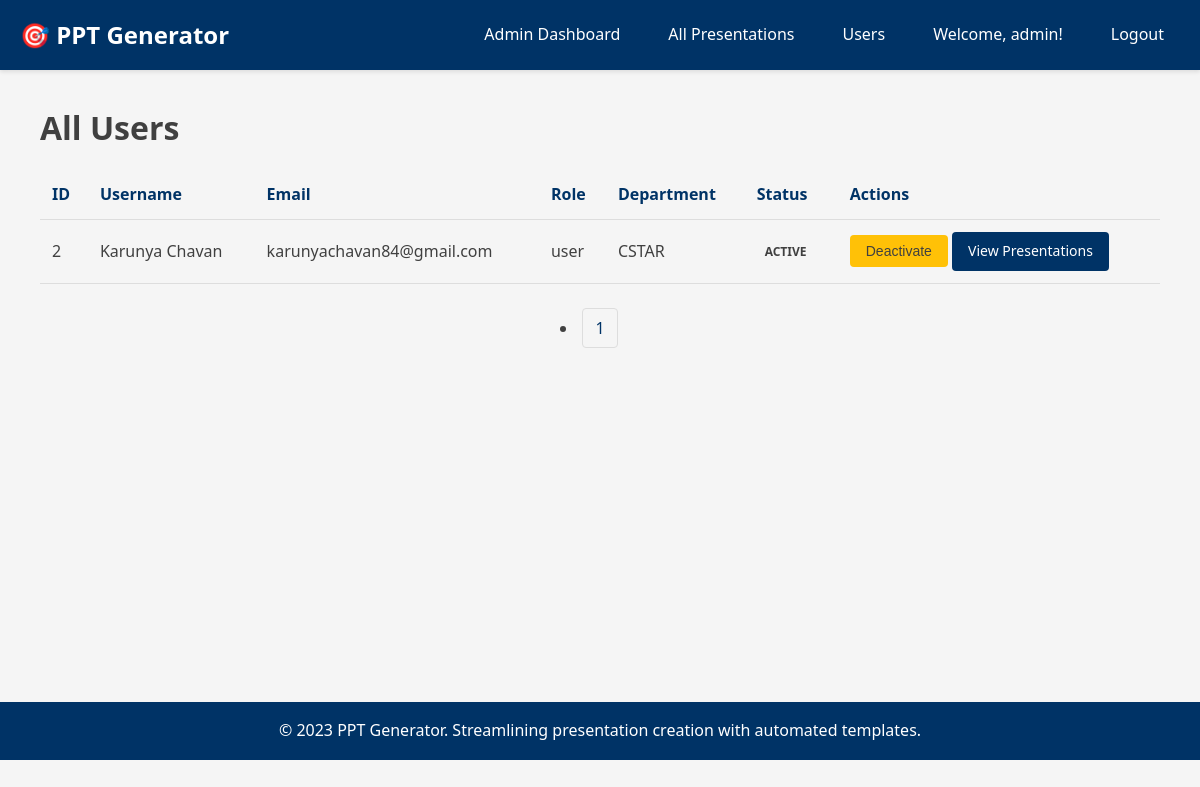
The app's page /admin/users (signed in) with its own data.
### app/models/user.py (models this page shows, shortened)
class User(UserMixin, db.Model):
    id = db.Column(db.Integer, primary_key=True)
    username = db.Column(db.String(80), unique=True, nullable=False)
    email = db.Column(db.String(120), unique=True, nullable=False)
    password_hash = db.Column(db.String(128))
    role = db.Column(db.String(20), nullable=False, default='user')  # 'user' or 'admin'
    department = db.Column(db.String(100))
    is_active = db.Column(db.Boolean, default=True)
    created_at = db.Column(db.DateTime, default=datetime.utcnow)
    last_login = db.Column(db.DateTime)
    authored_presentations = db.relationship(
        'Presentation',
        back_populates='author',
        foreign_keys='Presentation.author_id',
        lazy='dynamic'
    )
    reviewed_presentations = db.relationship(
        'Presentation',
        back_populates='reviewer',
        foreign_keys='Presentation.reviewed_by',
        lazy='dynamic'
    )
    created_versions = db.relationship(
        'PresentationVersion',
        back_populates='creator',
        foreign_keys='PresentationVersion.created_by',
        lazy='dynamic'
    )
    def is_admin(self):
        return self.role == 'admin'

### app/routes/admin.py (the view)
@bp.route('/users')
@login_required
@admin_required
def list_users():
    page = request.args.get('page', 1, type=int)
    users = User.query.filter_by(role='user')\
        .order_by(User.created_at.desc())\
        .paginate(page=page, per_page=20, error_out=False)
    return render_template('admin/users.html', users=users)

### app/__init__.py (called while the page is built)
@login_manager.user_loader
def load_user(user_id):
    from app.models.user import User
    return User.query.get(int(user_id))

### app/routes/admin.py (called while the page is built)
def admin_required(f):
    @wraps(f)
    def decorated_function(*args, **kwargs):
        if not current_user.is_authenticated or not current_user.is_admin():
            flash('Admin access required.', 'error')
            return redirect(url_for('main.index'))
        return f(*args, **kwargs)
    return decorated_function

### templates/admin/users.html (shortened to what this page needs)
{% extends "base.html" %}
{% block content %}
<div class="container mt-4">
    <h1>All Users</h1>
    <table class="table table-striped mt-3">
        <thead>
            <tr>
                <th>ID</th>
                <th>Username</th>
                <th>Email</th>
                <th>Role</th>
                <th>Department</th>
                <th>Status</th>
                <th>Actions</th>
            </tr>
        </thead>
        <tbody>
            {% for user in users.items %}
            <tr>
                <td>{{ user.id }}</td>
                <td>{{ user.username }}</td>
                <td>{{ user.email }}</td>
                <td>{{ user.role }}</td>
                <td>{{ user.department or '-' }}</td>
                <td>
                    {% if user.is_active %}
                        <span class="badge bg-success">Active</span>
                    {% else %}
                        <span class="badge bg-secondary">Inactive</span>
                    {% endif %}
                </td>
                <td>
                    <form action="{{ url_for('admin.toggle_user_status', id=user.id) }}" method="post" style="display:inline;">
                        <button type="submit" class="btn btn-sm btn-warning">
                            {% if user.is_active %}Deactivate{% else %}Activate{% endif %}
                        </button>
                    </form>
                    <a href="{{ url_for('admin.review_presentations', user_id=user.id) }}" class="btn btn-sm btn-primary">
                        View Presentations
                    </a>
                </td>
            </tr>
            {% endfor %}
        </tbody>
    </table>
    <nav aria-label="Page navigation">
        <ul class="pagination">
            {% for page_num in users.iter_pages() %}
            {% if page_num %}
            <li class="page-item {% if page_num == users.page %}active{% endif %}">
                <a class="page-link" href="{{ url_for('admin.list_users', page=page_num) }}">{{ page_num }}</a>
            </li>
            {% else %}
            <li class="page-item disabled"><span class="page-link">…</span></li>
            {% endif %}
            {% endfor %}
        </ul>
    </nav>
</div>
{% endblock %}

### templates/base.html (shortened to what this page needs)
<!DOCTYPE html>
<html lang="en">
<head>
    <link rel="stylesheet" href="{{ url_for('static', filename='css/style.css') }}">
</head>
<body>
    <nav class="navbar">
        <div class="container">
            <a href="{{ url_for('main.index') }}" class="navbar-brand">
                🎯 PPT Generator
            </a>
            <ul class="navbar-nav">
                {% if current_user.is_authenticated %}
                    {% if current_user.is_admin() %}
                        <li><a href="{{ url_for('admin.dashboard') }}" class="nav-link">Admin Dashboard</a></li>
                        <li><a href="{{ url_for('admin.list_presentations') }}" class="nav-link">All Presentations</a></li>
                        <li><a href="{{ url_for('admin.list_users') }}" class="nav-link">Users</a></li>
                    {% else %}
                        <li><a href="{{ url_for('user.dashboard') }}" class="nav-link">Dashboard</a></li>
                        <li><a href="{{ url_for('user.create_presentation') }}" class="nav-link">Create Presentation</a></li>
                    {% endif %}
                    <li>
                        <span class="nav-link">Welcome, {{ current_user.username }}!</span>
                    </li>
                    <li><a href="{{ url_for('auth.logout') }}" class="nav-link">Logout</a></li>
                {% else %}
                    <li><a href="{{ url_for('main.about') }}" class="nav-link">About</a></li>
                    <li><a href="{{ url_for('auth.login') }}" class="nav-link">Login</a></li>
                    <li><a href="{{ url_for('auth.register') }}" class="nav-link">Register</a></li>
                {% endif %}
            </ul>
        </div>
    </nav>
    <main class="main-content">
        <div class="container">
            {% block content %}{% endblock %}
        </div>
    </main>
    <footer style="background-color: var(--primary-color); color: var(--white); text-align: center; padding: 1rem 0; margin-top: 2rem;">
        <div class="container">
            <p>&copy; 2023 PPT Generator. Streamlining presentation creation with automated templates.</p>
        </div>
    </footer>
</body>
</html>

### app/static/css/style.css (style rules this page uses)
:root { --primary-color: #003366; --secondary-color: #007bbf; --accent-color: #ff7f00; --success-color: #28a745; --warning-color: #ffc107; --danger-color: #dc3545; --info-color: #17a2b8; --light-color: #f5f5f5; --dark-color: #404040; --white: #ffffff; --shadow: rgba(0, 0, 0, 0.1); }
* { box-sizing: border-box; margin: 0; padding: 0; }
body { font-family: 'Segoe UI', Tahoma, Geneva, Verdana, sans-serif; background-color: var(--light-color); color: var(--dark-color); line-height: 1.6; }
.container { max-width: 1200px; margin: 0 auto; padding: 0 20px; }
.navbar { background-color: var(--primary-color); padding: 1rem 0; box-shadow: 0 2px 4px var(--shadow); }
.navbar .container { display: flex; justify-content: space-between; align-items: center; }
.navbar-brand { color: var(--white); font-size: 1.5rem; font-weight: bold; text-decoration: none; }
.navbar-nav { display: flex; list-style: none; gap: 1rem; }
.nav-link { color: var(--white); text-decoration: none; padding: 0.5rem 1rem; border-radius: 4px; transition: background-color 0.3s; }
.main-content { min-height: calc(100vh - 200px); padding: 2rem 0; }
.btn { display: inline-block; padding: 0.75rem 1.5rem; border: none; border-radius: 4px; font-size: 1rem; text-decoration: none; cursor: pointer; transition: all 0.3s; text-align: center; }
.btn-primary { background-color: var(--primary-color); color: var(--white); }
.btn-warning { background-color: var(--warning-color); color: var(--dark-color); }
.btn-sm { padding: 0.5rem 1rem; font-size: 0.875rem; }
.table { width: 100%; border-collapse: collapse; margin-bottom: 1rem; }
.table th, .table td { padding: 0.75rem; border-bottom: 1px solid #ddd; text-align: left; }
.table thead th { background-color: var(--light-color); font-weight: 600; color: var(--primary-color); }
.badge { display: inline-block; padding: 0.25rem 0.5rem; border-radius: 4px; font-size: 0.75rem; font-weight: bold; text-transform: uppercase; }
.pagination { display: flex; justify-content: center; margin-top: 2rem; }
.pagination a, .pagination span { padding: 0.5rem 0.75rem; margin: 0 0.25rem; text-decoration: none; border: 1px solid #ddd; color: var(--primary-color); border-radius: 4px; }
.mt-3 { margin-top: 1rem; }

### records on screen
User: username "admin"
User: id "2", username "Karunya Chavan", email "karunyachavan84@gmail.com", role "user", department "CSTAR", is_active "ACTIVE"

### other values on screen
{{ page_num }} "1"
